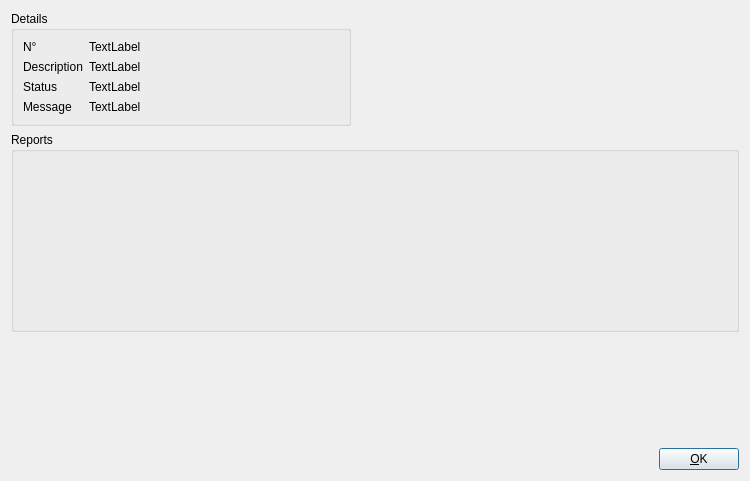
<?xml version="1.0" encoding="UTF-8"?>
<ui version="4.0">
 <class>CommandReportDisplay</class>
 <widget class="QDialog" name="CommandReportDisplay">
  <property name="geometry">
   <rect>
    <x>0</x>
    <y>0</y>
    <width>750</width>
    <height>481</height>
   </rect>
  </property>
  <property name="windowTitle">
   <string>Dialog</string>
  </property>
  <layout class="QVBoxLayout" name="verticalLayout">
   <item>
    <layout class="QHBoxLayout" name="horizontalLayout">
     <item>
      <widget class="QGroupBox" name="groupBox">
       <property name="title">
        <string>Details</string>
       </property>
       <layout class="QFormLayout" name="formLayout">
        <item row="0" column="0">
         <widget class="QLabel" name="label">
          <property name="font">
           <font>
            <weight>50</weight>
            <bold>false</bold>
           </font>
          </property>
          <property name="text">
           <string>N°</string>
          </property>
         </widget>
        </item>
        <item row="0" column="1">
         <widget class="QLabel" name="lblSerial">
          <property name="text">
           <string>TextLabel</string>
          </property>
         </widget>
        </item>
        <item row="1" column="0">
         <widget class="QLabel" name="label_2">
          <property name="font">
           <font>
            <weight>50</weight>
            <bold>false</bold>
           </font>
          </property>
          <property name="text">
           <string>Description</string>
          </property>
         </widget>
        </item>
        <item row="1" column="1">
         <widget class="QLabel" name="lblDescription">
          <property name="minimumSize">
           <size>
            <width>250</width>
            <height>0</height>
           </size>
          </property>
          <property name="text">
           <string>TextLabel</string>
          </property>
         </widget>
        </item>
        <item row="2" column="0">
         <widget class="QLabel" name="label_3">
          <property name="font">
           <font>
            <weight>50</weight>
            <bold>false</bold>
           </font>
          </property>
          <property name="text">
           <string>Status</string>
          </property>
         </widget>
        </item>
        <item row="2" column="1">
         <widget class="QLabel" name="lblStatus">
          <property name="minimumSize">
           <size>
            <width>150</width>
            <height>0</height>
           </size>
          </property>
          <property name="text">
           <string>TextLabel</string>
          </property>
         </widget>
        </item>
        <item row="3" column="0">
         <widget class="QLabel" name="label_4">
          <property name="font">
           <font>
            <weight>50</weight>
            <bold>false</bold>
           </font>
          </property>
          <property name="text">
           <string>Message</string>
          </property>
         </widget>
        </item>
        <item row="3" column="1">
         <widget class="QLabel" name="lblProgress">
          <property name="minimumSize">
           <size>
            <width>150</width>
            <height>0</height>
           </size>
          </property>
          <property name="text">
           <string>TextLabel</string>
          </property>
         </widget>
        </item>
       </layout>
      </widget>
     </item>
     <item>
      <spacer name="horizontalSpacer">
       <property name="orientation">
        <enum>Qt::Horizontal</enum>
       </property>
       <property name="sizeHint" stdset="0">
        <size>
         <width>78</width>
         <height>20</height>
        </size>
       </property>
      </spacer>
     </item>
    </layout>
   </item>
   <item>
    <widget class="QGroupBox" name="grpReports">
     <property name="minimumSize">
      <size>
       <width>0</width>
       <height>200</height>
      </size>
     </property>
     <property name="title">
      <string>Reports</string>
     </property>
    </widget>
   </item>
   <item>
    <spacer name="verticalSpacer">
     <property name="orientation">
      <enum>Qt::Vertical</enum>
     </property>
     <property name="sizeHint" stdset="0">
      <size>
       <width>20</width>
       <height>40</height>
      </size>
     </property>
    </spacer>
   </item>
   <item>
    <layout class="QHBoxLayout" name="horizontalLayout_3">
     <item>
      <spacer name="horizontalSpacer_2">
       <property name="orientation">
        <enum>Qt::Horizontal</enum>
       </property>
       <property name="sizeHint" stdset="0">
        <size>
         <width>40</width>
         <height>20</height>
        </size>
       </property>
      </spacer>
     </item>
     <item>
      <widget class="QPushButton" name="btnOK">
       <property name="text">
        <string>&amp;OK</string>
       </property>
      </widget>
     </item>
    </layout>
   </item>
  </layout>
 </widget>
 <resources/>
 <connections>
  <connection>
   <sender>btnOK</sender>
   <signal>clicked()</signal>
   <receiver>CommandReportDisplay</receiver>
   <slot>close()</slot>
   <hints>
    <hint type="sourcelabel">
     <x>540</x>
     <y>520</y>
    </hint>
    <hint type="destinationlabel">
     <x>301</x>
     <y>273</y>
    </hint>
   </hints>
  </connection>
 </connections>
</ui>
